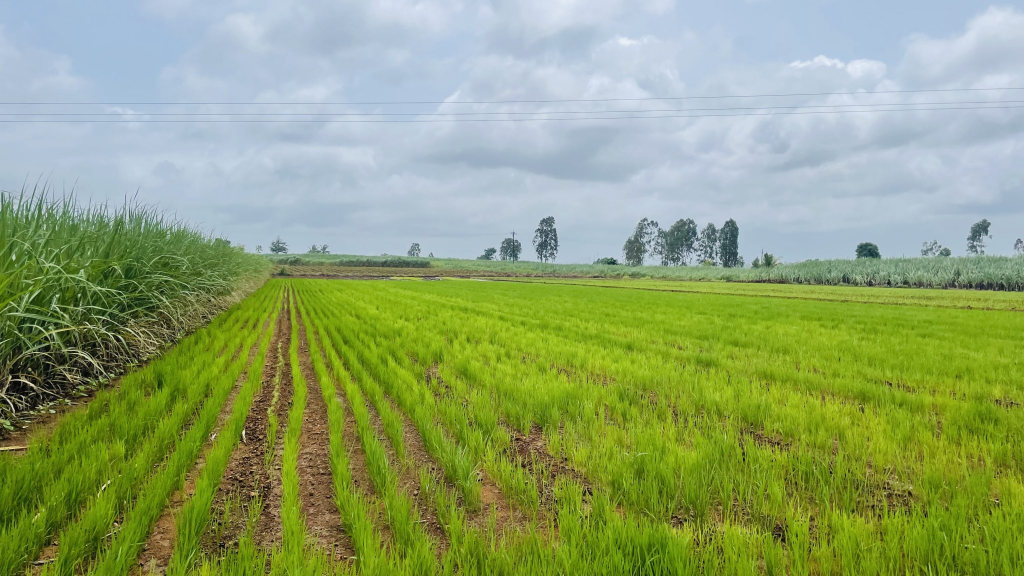
#> input picture tmp_img/c4/greencrop-0.jpg, 2048 x 1152 px, found by its file name (shown at 1/2 size)
$ python assets.py
#> lines starting #> are read from the running program, lines starting #| are printed output that depends on the picture
from PIL import Image, ImageDraw, ImageFont, ImageEnhance
import os, json
IMG='irrigation-dashboard/assets/images'
os.makedirs(IMG, exist_ok=True)
credits=[]

def crop_to(im, ratio):
    w,h=im.size; target=ratio
    if w/h > target:
        nw=int(h*target); off=(w-nw)//2; im=im.crop((off,0,off+nw,h))
    else:
        nh=int(w/target); off=int((h-nh)*0.35); im=im.crop((0,off,w,off+nh))
    return im

def save(src, dst, size, ratio, q=82, enhance=1.0):
#> called with src = 'tmp_img/c4/greencrop-0.jpg', dst = 'hero-field.jpg', size = (1920, 1080), ratio = 1.78, q = 84, enhance = 1.05
    im=Image.open(src).convert('RGB')
#> im is the input picture: PIL image 2048x1152 RGB; mean R, G, B 142.9, 162.4, 112.5
    im=crop_to(im, ratio).resize(size, Image.LANCZOS)
#> im: PIL image 1920x1080 RGB
    if enhance!=1.0: im=ImageEnhance.Color(im).enhance(enhance)
    im.save(os.path.join(IMG,dst), 'JPEG', quality=q, optimize=True, progressive=True, subsampling=1)
    kb=os.path.getsize(os.path.join(IMG,dst))/1024
    print(f"{dst:26s} {size[0]}x{size[1]}  {kb:7.1f} KB")
    return dst

# Hero: prominent, slightly saturated for a premium look
save('tmp_img/c4/greencrop-0.jpg','hero-field.jpg',(1920,1080),16/9,84,1.05)
# Field + section imagery (1200x675)
save('tmp_img/c3/paddy-0.jpg','field-rice.jpg',(1200,675),16/9,82)
#> call 2 of save, with src = 'tmp_img/c3/paddy-0.jpg', dst = 'field-rice.jpg', size = (1200, 675), ratio = 1.78, q = 82, enhance = 1
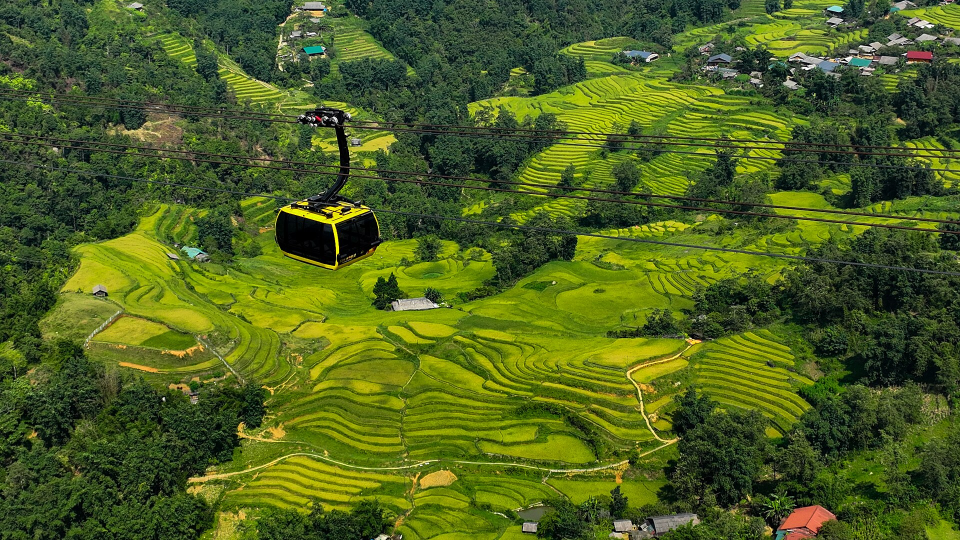
#> input picture tmp_img/cand/paddy-0.jpg, 1920 x 1080 px, found by its file name (shown at 1/2 size)
#> in save, im is the input picture: PIL image 1920x1080 RGB; mean R, G, B 78.7, 97, 32.2
#> in save (call 2), `im=crop_to(im, ratio).resize(size, Image.LANCZOS)`:
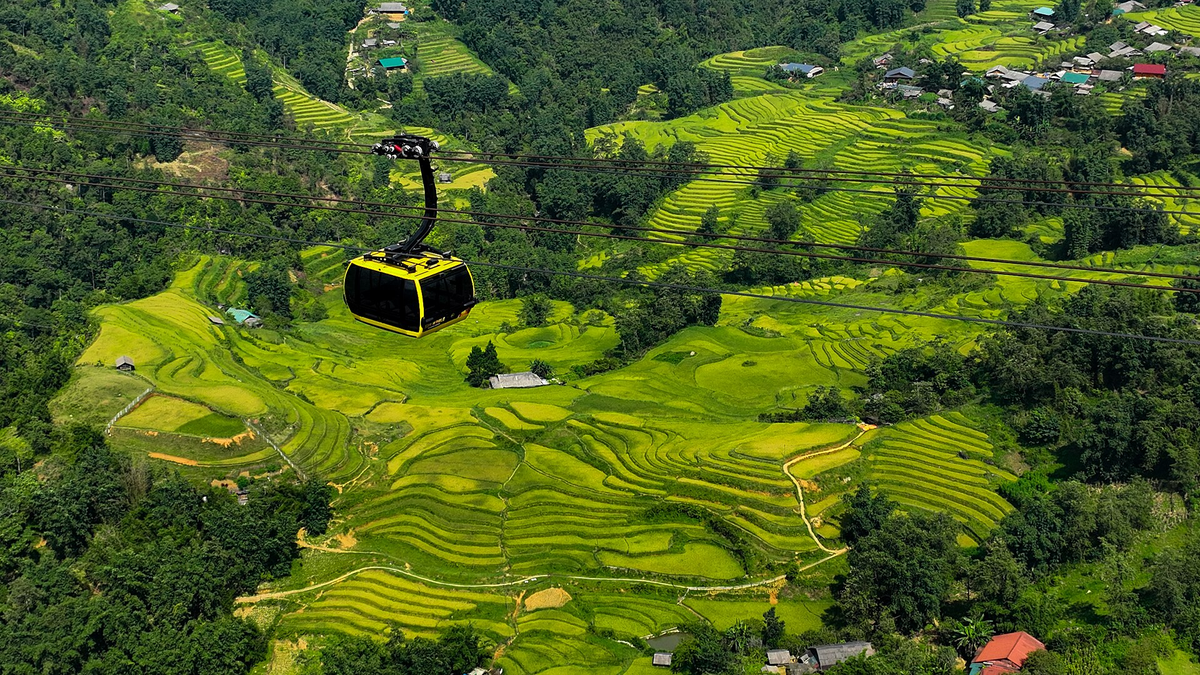
#> im: PIL image 1200x675 RGB; mean R, G, B 78.8, 97, 32.4
save('tmp_img/c5/tomatocrop-2.jpg','field-tomato.jpg',(1200,675),16/9,82)
#> call 3 of save, with src = 'tmp_img/c5/tomatocrop-2.jpg', dst = 'field-tomato.jpg', size = (1200, 675), ratio = 1.78, q = 82, enhance = 1
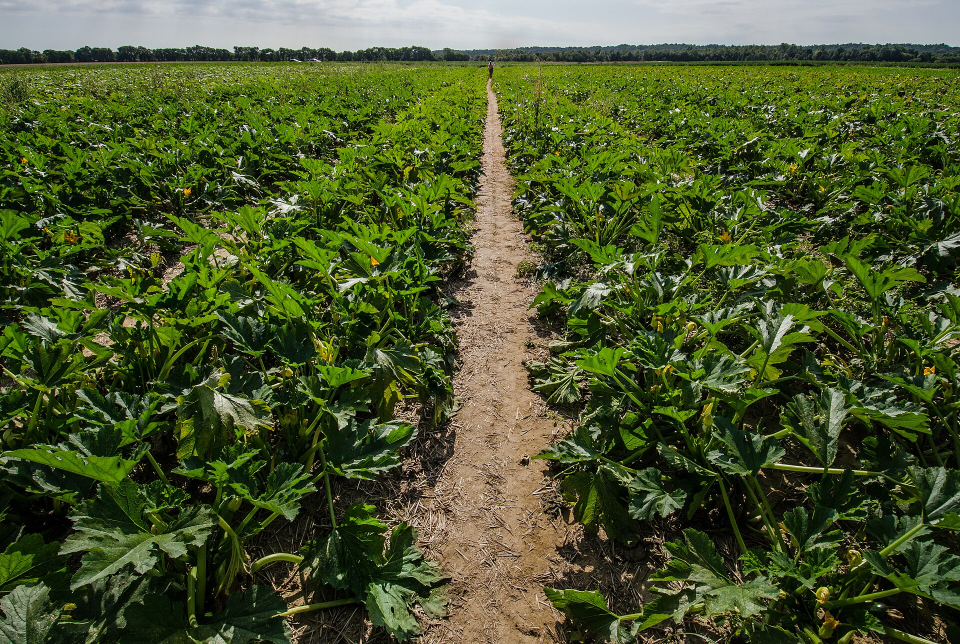
#> input picture tmp_img/c5/tomatocrop-2.jpg, 1920 x 1288 px, found by its file name (shown at 1/2 size)
#> in save, im is the input picture: PIL image 1920x1288 RGB; mean R, G, B 75, 86.7, 44.8
#> call 3 of crop_to, with ratio = 1.78
#> in crop_to (call 3), `im = im.crop((0, off, w, off + nh))`:
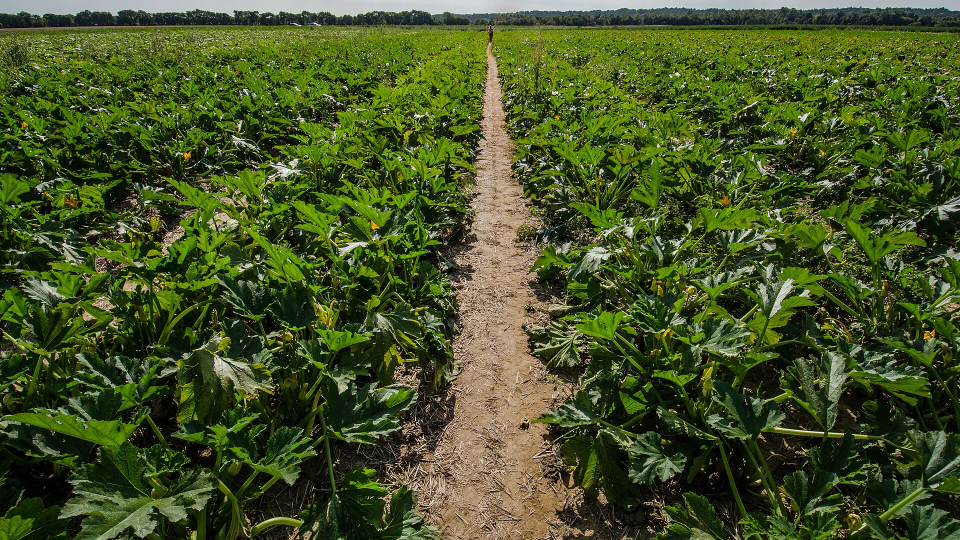
#> im: PIL image 1920x1080 RGB (shown at 1/2 size); mean R, G, B 68.9, 82.1, 35.3
#> in save (call 3), `im=crop_to(im, ratio).resize(size, Image.LANCZOS)`:
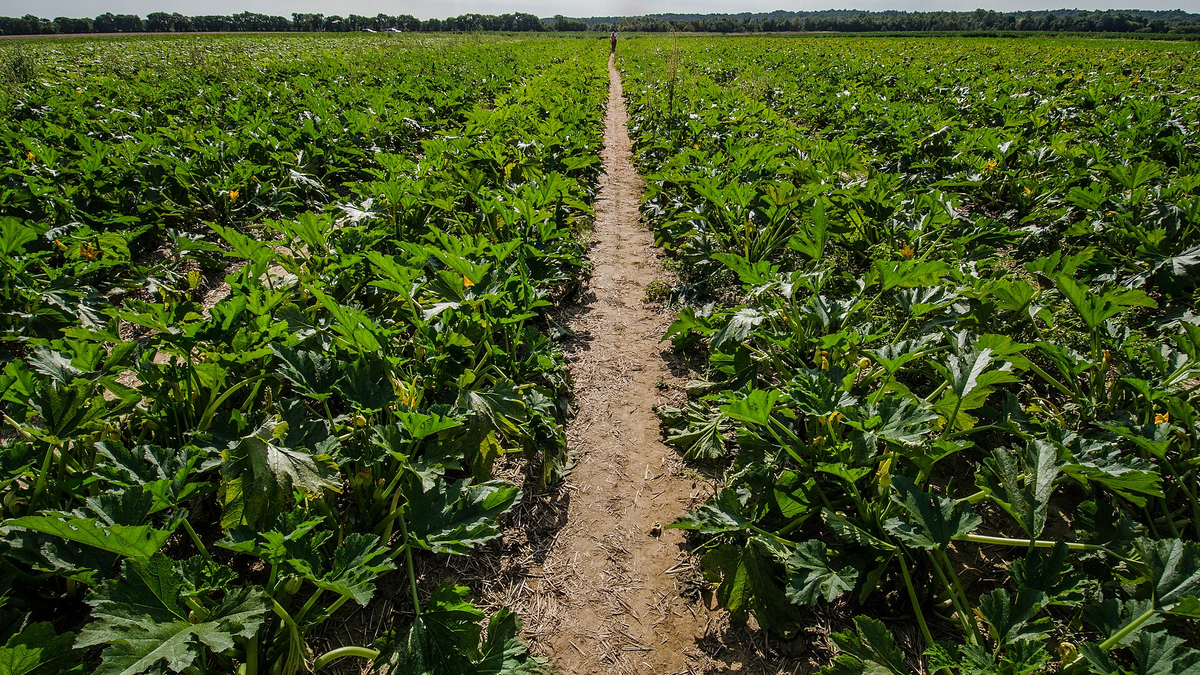
#> im: PIL image 1200x675 RGB; mean R, G, B 69.1, 82.1, 35.8
save('tmp_img/c3/cottonfield-0.jpg','field-cotton.jpg',(1200,675),16/9,82)
#> (the run stopped early here; a loop or call above may not have finished)
